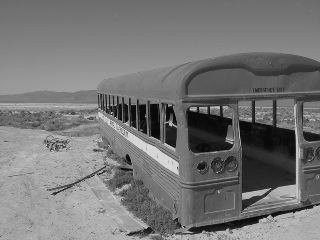
#> input picture schrott.png, 320 x 240 px
$ python 5.2.py
#> lines starting #> are read from the running program, lines starting #| are printed output that depends on the picture
#> further down, img is the input picture: shape (240, 320); min 0, max 230, mean 117.5
import cv2
import numpy as np
from matplotlib import pyplot as plt


def plotHistogram(image, cumulative=False, title='Histogram'):
    # Convert to grayscale if the image is in color
#> called with cumulative = False, title = 'Original Histogram'
    if len(image.shape) == 3:
        image = cv2.cvtColor(image, cv2.COLOR_BGR2GRAY)

    hist = cv2.calcHist([image], [0], None, [256], [0, 256])
#> hist = 256 values, max 2008 at index 124, min 0 at index 226, mean 300
    if cumulative:
        hist = hist.cumsum()
    hist /= hist.sum()
#> hist = 256 values, max 0.0261 at index 124, min 0 at index 226, mean 0.00391

    plt.figure()
    plt.plot(hist)
    plt.title(title)
    plt.xlabel('Pixel value')
    plt.ylabel('Frequency')
    plt.show()
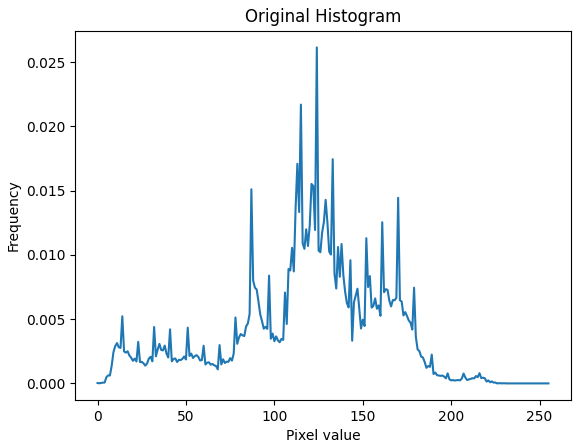
#> figure drawn by matplotlib, 1 panel; curve peaks at x = 124, y = 0.0261
    return hist


def equalize_histogram(image):
    # Step 1: Berechnung des Histogramms
    hist, bins = np.histogram(image.flatten(), 256, [0.0, 256.0])
#> hist = 256 values, max 2008 at index 124, min 0 at index 226, mean 300; bins = 257 values from 0 to 256

    # Step 2: Berechnung des akkumulierten Histogramms
    cdf = hist.cumsum()
#> cdf = 256 values from 2 to 76800

    # Schritt 3: CDF auf die höchste Pixelintensität skalieren
    cdf = (cdf - cdf.min()) * 255 / (cdf.max() - cdf.min())
#> cdf = 256 values from 0 to 255
    cdf = np.ma.filled(cdf, 0).astype('uint8')

    # Schritt 4: Wenden Sie die resultierende Abbildung auf jedes Pixel des Input-Bildes an
    img_equalized = cdf[image]
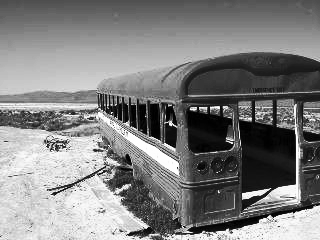
#> img_equalized: shape (240, 320); min 0, max 255, mean 128.1

    return img_equalized


# Load the image
img = cv2.imread('schrott.png', cv2.IMREAD_GRAYSCALE)

# Original Histogram
plotHistogram(img, cumulative=False, title='Original Histogram')

# Apply Histogram Equalization
img_equalized = equalize_histogram(img)

# Equalized Histogram
plotHistogram(img_equalized, cumulative=False, title='Equalized Histogram')
#> call 2 of plotHistogram, with cumulative = False, title = 'Equalized Histogram'
#> in plotHistogram (call 2), `hist = cv2.calcHist([image], [0], None, [256], [0, 256])`: hist = 256 values, max 2008 at index 136, min 0 at index 26, mean 300
#> in plotHistogram (call 2), `hist /= hist.sum()`: hist = 256 values, max 0.0261 at index 136, min 0 at index 26, mean 0.00391
#> in plotHistogram (call 2), `plt.show()`:
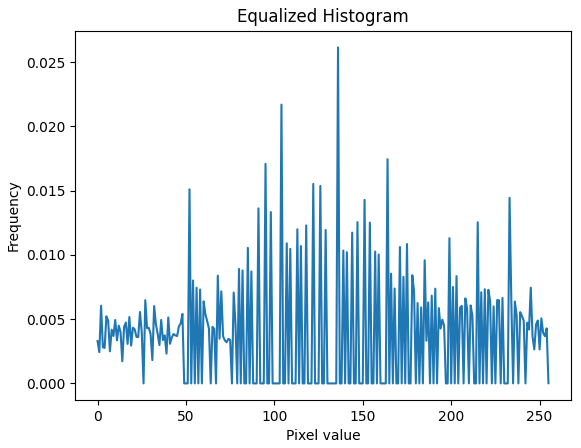
#> figure drawn by matplotlib, 1 panel; curve peaks at x = 136, y = 0.0261

# Compare Images
cv2.imshow('Original Image', img)
cv2.imshow('Equalized Image', img_equalized)
cv2.waitKey(0)
cv2.destroyAllWindows()

$ run again, with FigSource.png copied over schrott.png
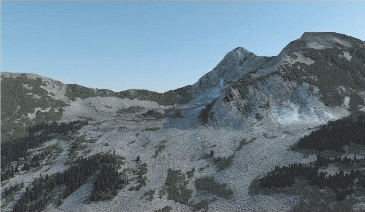
#> input picture FigSource.png, 365 x 212 px
#> in plotHistogram, `hist = cv2.calcHist([image], [0], None, [256], [0, 256])`: hist = 256 values, max 2186 at index 46, min 0 at index 0, mean 302.3
#> in plotHistogram, `hist /= hist.sum()`: hist = 256 values, max 0.0283 at index 46, min 0 at index 0, mean 0.00391
#> in equalize_histogram, `hist, bins = np.histogram(image.flatten(), 256, [0.0, 256.0])`: hist = 256 values, max 2186 at index 46, min 0 at index 0, mean 302.3; bins = 257 values from 0 to 256
#> in equalize_histogram, `cdf = hist.cumsum()`: cdf = 256 values from 0 to 77380
#> in equalize_histogram, `cdf = (cdf - cdf.min()) * 255 / (cdf.max() - cdf.min())`: cdf = 256 values from 0 to 255
#> in equalize_histogram, `img_equalized = cdf[image]`:
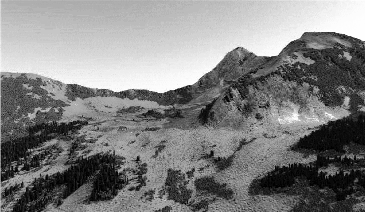
#> img_equalized: shape (212, 365); min 0, max 255, mean 128.4
#> in plotHistogram (call 2), `hist = cv2.calcHist([image], [0], None, [256], [0, 256])`: hist = 256 values, max 2186 at index 10, min 0 at index 2, mean 302.3
#> in plotHistogram (call 2), `hist /= hist.sum()`: hist = 256 values, max 0.0283 at index 10, min 0 at index 2, mean 0.00391
#> in plotHistogram (call 2), `plt.show()`:
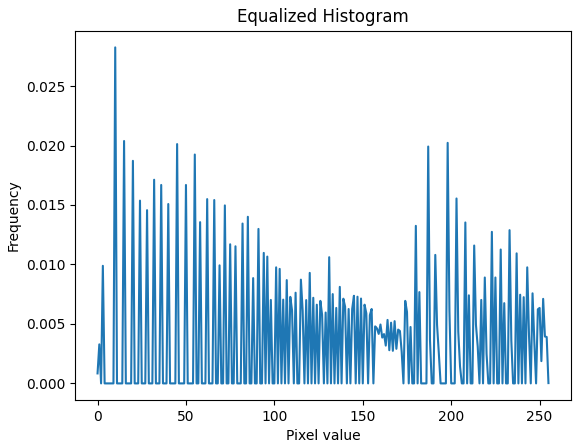
#> figure drawn by matplotlib, 1 panel; curve peaks at x = 10, y = 0.0283

$ run again, with FigTarget.png copied over schrott.png
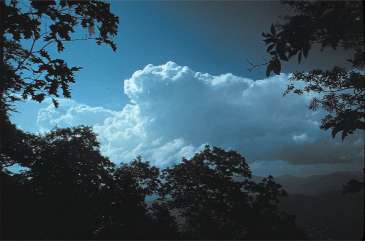
#> input picture FigTarget.png, 365 x 241 px
#> in plotHistogram, `hist = cv2.calcHist([image], [0], None, [256], [0, 256])`: hist = 256 values, max 20346 at index 21, min 0 at index 6, mean 343.6
#> in plotHistogram, `hist /= hist.sum()`: hist = 256 values, max 0.231 at index 21, min 0 at index 6, mean 0.00391
#> in equalize_histogram, `hist, bins = np.histogram(image.flatten(), 256, [0.0, 256.0])`: hist = 256 values, max 20346 at index 21, min 0 at index 6, mean 343.6; bins = 257 values from 0 to 256
#> in equalize_histogram, `cdf = hist.cumsum()`: cdf = 256 values from 93 to 87965
#> in equalize_histogram, `cdf = (cdf - cdf.min()) * 255 / (cdf.max() - cdf.min())`: cdf = 256 values from 0 to 255
#> in equalize_histogram, `img_equalized = cdf[image]`:
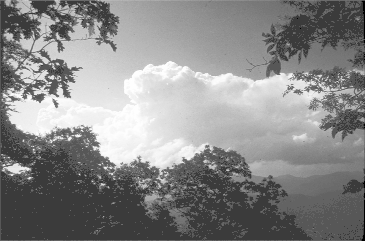
#> img_equalized: shape (241, 365); min 0, max 255, mean 136.1
#> in plotHistogram (call 2), `hist = cv2.calcHist([image], [0], None, [256], [0, 256])`: hist = 256 values, max 20350 at index 59, min 0 at index 1, mean 343.6
#> in plotHistogram (call 2), `hist /= hist.sum()`: hist = 256 values, max 0.231 at index 59, min 0 at index 1, mean 0.00391
#> in plotHistogram (call 2), `plt.show()`:
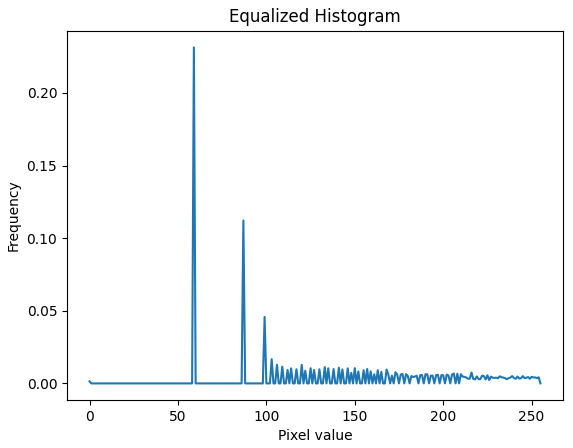
#> figure drawn by matplotlib, 1 panel; curve peaks at x = 59, y = 0.231
